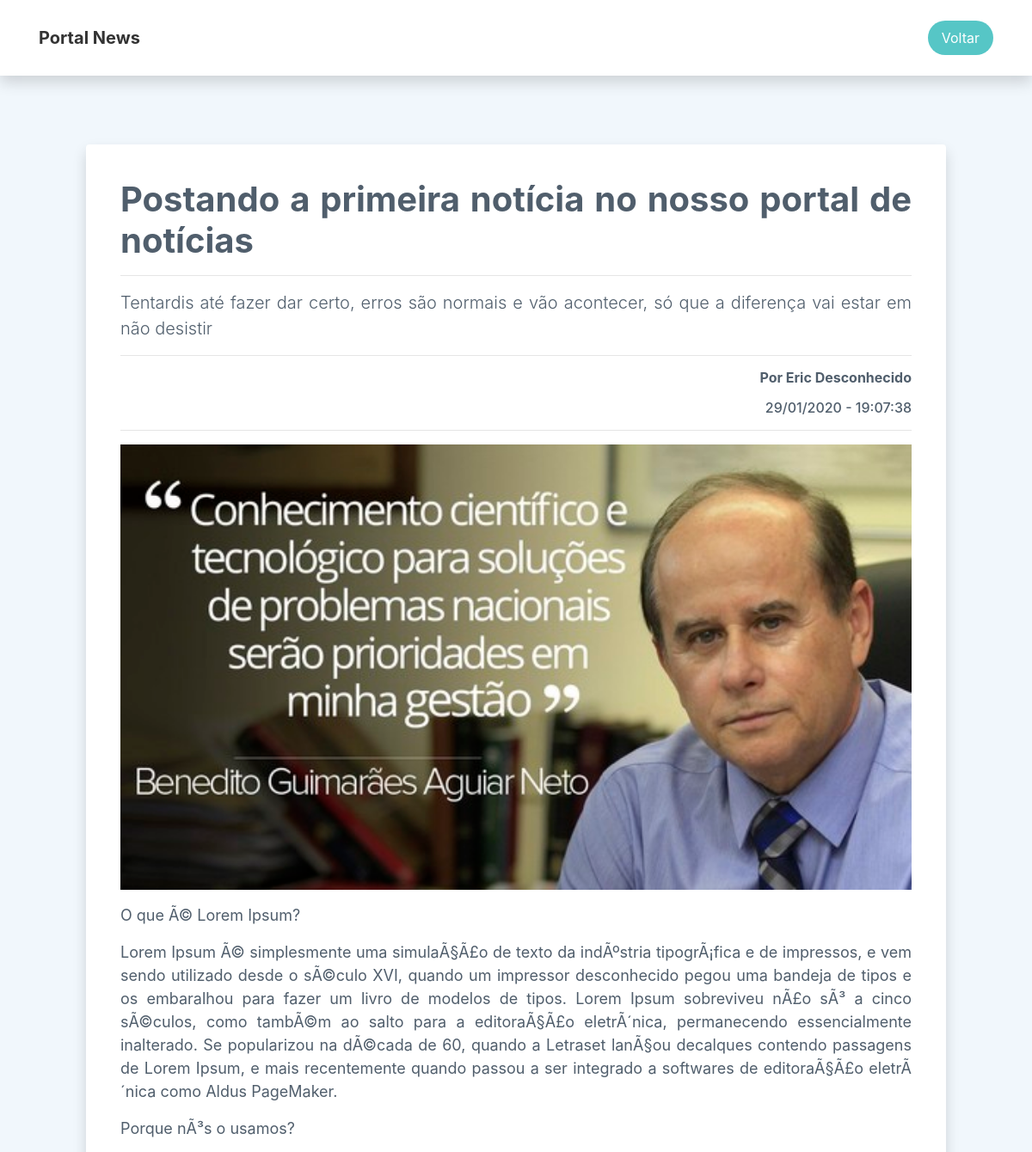
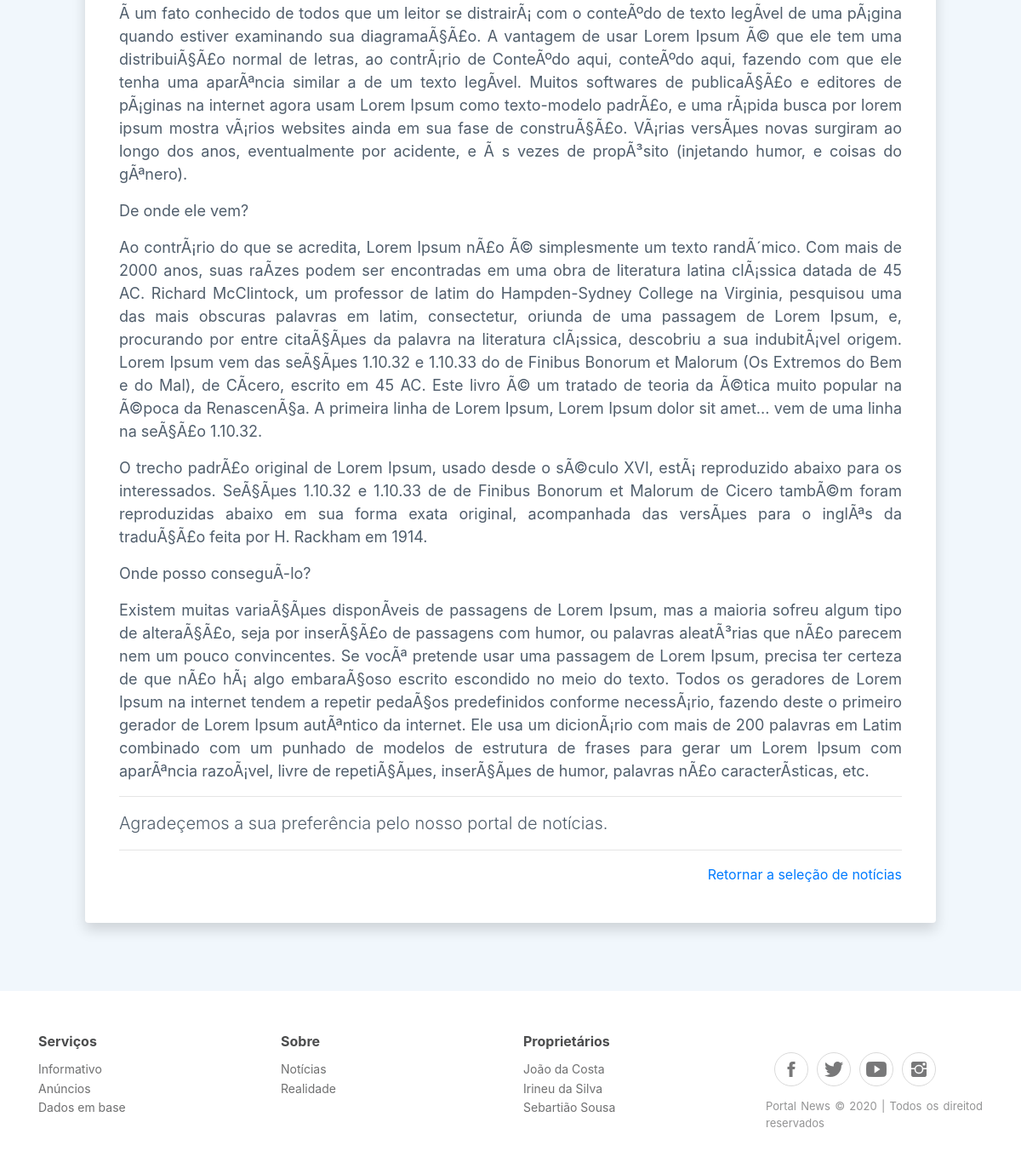
Page /noticia.php?id=10 on the committed database (2 pictures, top to bottom).
### tables this page shows
CREATE TABLE `noticia` (
  `id` int(8) NOT NULL,
  `resumo_titulo` varchar(250) DEFAULT NULL,
  `resumo_noticia` varchar(500) DEFAULT NULL,
  `titulo_noticia` varchar(500) DEFAULT NULL,
  `noticia_citacao` varchar(1000) DEFAULT NULL,
  `noticia_data_postagem` date DEFAULT NULL,
  `noticia_hora_postagem` time DEFAULT NULL,
  `noticia_autor` varchar(100) DEFAULT NULL,
  `noticia_imagem` varchar(200) DEFAULT NULL,
  `noticia_texto` longtext NOT NULL
);

### noticia.php (the view, shortened to what this page needs)
<!DOCTYPE html>
<html>
    <head>
        <link rel="stylesheet" href="assets/bootstrap/css/bootstrap.min.css">
        <link rel="stylesheet" href="assets/fonts/font-awesome.min.css">
        <link rel="stylesheet" href="assets/fonts/ionicons.min.css">
        <link rel="stylesheet" href="assets/css/Contact-Form-Clean-1.css">
        <link rel="stylesheet" href="assets/css/Contact-Form-Clean.css">
        <link rel="stylesheet" href="assets/css/Features-Boxed-1.css">
        <link rel="stylesheet" href="assets/css/Features-Boxed.css">
        <link rel="stylesheet" href="assets/css/Footer-Clean.css">
        <link rel="stylesheet" href="assets/css/Login-Form-Clean-1.css">
        <link rel="stylesheet" href="assets/css/Login-Form-Clean.css">
        <link rel="stylesheet" href="assets/css/Pretty-Registration-Form.css">
        <link rel="stylesheet" href="assets/css/Navigation-with-Button.css">
        <link rel="stylesheet" href="assets/css/Navigation-with-Search.css">
        <link rel="stylesheet" href="assets/css/styles.css">
    </head>
    <body>
        <div>
            <nav class="navbar navbar-light navbar-expand-md shadow navigation-clean-button">
                <div class="container"><a class="navbar-brand" href="index.php">Portal News</a>
                    <div class="collapse navbar-collapse"
                        id="navcol-1">
                        <span class="navbar-text actions"> <a class="btn btn-light action-button" role="button" href="index.php">Voltar</a></span></div>
                </div>
            </nav>
        </div>
        <div class="shadow contact-clean">
            <?php
                include 'assets/php/conexao.php';
                $id_consulta = $_GET['id'];
                $sql = "SELECT * FROM noticia WHERE id = $id_consulta";
                $sql_exec = $mysqli -> query($sql) or die($mysqli -> error);
                $dados = $sql_exec -> fetch_assoc();
            ?>
            <form class="shadow" method="post">
                <h1 class="text-justify"><strong><?php echo $dados['titulo_noticia']; ?></strong><br></h1>
                <hr>
                <div class="form-group">
                    <p class="lead text-justify"><?php echo $dados['noticia_citacao']; ?><br></p>
                </div>
                <hr>
                <div class="form-group">
                    <h6 class="text-right"><strong>Por <?php echo $dados['noticia_autor']; ?></strong><br></h6>
                </div>
                <div class="form-group">
                    <h6 class="text-right"><?php echo date("d/m/Y", strtotime($dados['noticia_data_postagem'])); ?> - <?php echo $dados['noticia_hora_postagem']; ?><br></h6>
                </div>
                <hr>
                <div class="form-group"><img class="img-noticia" src="assets/imagens_noticia/<?php echo $dados['noticia_imagem']; ?>" style="width: 920px;"></div>
                <?php
                    $noticia = $dados['noticia_texto'];
                    $paragrafos = explode('@', $noticia);
                    foreach($paragrafos as $texto){
                ?>
                <div class="form-group text-justify">
                    <p class="texto"><?php echo $texto; ?><br></p>
                </div>
                <?php
                    }
                ?>
                <hr>
                <div class="form-group">
                    <p class="lead">Agradeçemos a sua preferência pelo nosso portal de notícias.</p>
                </div>
                <hr>
                <div class="form-group text-right"><a href="index.php">Retornar a seleção de notícias</a></div>
            </form>
        </div>
        <div class="footer-clean">
            <footer>
                <div class="container">
                    <div class="row justify-content-center">
                        <div class="col-sm-4 col-md-3 text-justify item">
                            <h3>Serviços</h3>
                            <ul>
                                <li><a href="#">Informativo</a></li>
                                <li><a href="#">Anúncios</a></li>
                                <li><a href="#">Dados em base</a></li>
                            </ul>
                        </div>
                        <div class="col-sm-4 col-md-3 text-justify item">
                            <h3>Sobre</h3>
                            <ul>
                                <li><a href="#">Notícias</a></li>
                                <li><a href="#">Realidade</a></li>
                            </ul>
                        </div>
                        <div class="col-sm-4 col-md-3 text-justify item">
                            <h3>Proprietários</h3>
                            <ul>
                                <li><a href="#">João da Costa</a></li>
                                <li><a href="#">Irineu da Silva</a></li>
                                <li><a href="#">Sebartião Sousa</a></li>
                            </ul>
                        </div>
                        <div class="col-lg-3 text-justify item social"><a href="#"><i class="icon ion-social-facebook"></i></a><a href="#"><i class="icon ion-social-twitter"></i></a><a href="#"><i class="icon ion-social-youtube"></i></a><a href="#"><i class="icon ion-social-instagram"></i></a>
                            <p class="text-justify copyright">Portal News © 2020 | Todos os direitod reservados</p>
                        </div>
                    </div>
                </div>
            </footer>
        </div>
    </body>
</html>

### assets/css/Contact-Form-Clean-1.css (style rules this page uses)
.contact-clean { background: #f1f7fc; padding: 80px 0; }
.contact-clean form { max-width: 480px; width: 90%; margin: 0 auto; background-color: #ffffff; padding: 40px; border-radius: 4px; color: #505e6c; box-shadow: 1px 1px 5px rgba(0,0,0,0.1); }
.contact-clean .form-group:last-child { margin-bottom: 5px; }

### assets/css/Contact-Form-Clean.css (style rules this page uses)
.contact-clean { background: #f1f7fc; padding: 80px 0; }
.contact-clean form { max-width: 1000px; width: 90%; margin: 0 auto; background-color: #ffffff; padding: 40px; border-radius: 4px; color: #505e6c; box-shadow: 1px 1px 5px rgba(0,0,0,0.1); }
.contact-clean .form-group:last-child { margin-bottom: 5px; }
.img-noticia { width: 100% !important; }
.texto { font-size: 18px !important; }

### assets/css/Footer-Clean.css (style rules this page uses)
.footer-clean { padding: 50px 0; background-color: #fff; color: #4b4c4d; }
.footer-clean h3 { margin-top: 0; margin-bottom: 12px; font-weight: bold; font-size: 16px; }
.footer-clean ul { padding: 0; list-style: none; line-height: 1.6; font-size: 14px; margin-bottom: 0; }
.footer-clean ul a { color: inherit; text-decoration: none; opacity: 0.8; }
.footer-clean .item.social { text-align: right; }
.footer-clean .item.social > a { font-size: 24px; width: 40px; height: 40px; line-height: 40px; display: inline-block; text-align: center; border-radius: 50%; border: 1px solid #ccc; margin-left: 10px; margin-top: 22px; color: inherit; opacity: 0.75; }
.footer-clean .copyright { margin-top: 14px; margin-bottom: 0; font-size: 13px; opacity: 0.6; }

### assets/css/Navigation-with-Button.css (style rules this page uses)
.navigation-clean-button { background: #fff; padding-top: .75rem; padding-bottom: .75rem; color: #333; border-radius: 0; box-shadow: none; border: none; margin-bottom: 0; }
@media (min-width:768px) { .navigation-clean-button { padding-top: 1rem; padding-bottom: 1rem; } }
.navigation-clean-button .navbar-brand { font-weight: bold; color: inherit; }
.navigation-clean-button .navbar-collapse, .navigation-clean-button .form-inline { border-top-color: #ddd; }
.navigation-clean-button .navbar-text .action-button, .navigation-clean-button .navbar-text .action-button:active, .navigation-clean-button .navbar-text .action-button:hover { background: #56c6c6; border-radius: 20px; font-size: inherit; color: #fff; box-shadow: none; border: none; text-shadow: none; padding: .5rem 1rem; transition: background-color 0.25s; font-size: inherit; }

### rows in the picture
noticia: titulo_noticia "Postando a primeira notícia no nosso portal de notícias", noticia_citacao "Tentardis até fazer dar certo, erros são normais e vão acontecer, só que a diferença vai estar em não desistir", noticia_autor "Eric Desconhecido", noticia_data_postagem "29/01/2020", noticia_hora_postagem "19:07:38", noticia_imagem (picture), noticia_texto "O que Ã© Lorem Ipsum?", noticia_texto "Lorem Ipsum Ã© simplesmente uma simulaÃ§Ã£o de texto da indÃºstria tipogrÃ¡fica e de impressos, e vem sendo utilizado desde o sÃ©culo XVI, quando um impressor desconhecido pegou uma bandeja de tipos e os embaralhou para fazer um livro de modelos de tipos. Lorem Ipsum sobreviveu nÃ£o sÃ³ a cinco sÃ©culos, como tambÃ©m ao salto para a editoraÃ§Ã£o eletrÃ´nica, permanecendo essencialmente inalterado. Se popularizou na dÃ©cada de 60, quando a Letraset lanÃ§ou decalques contendo passagens de Lorem Ipsum, e mais recentemente quando passou a ser integrado a softwares de editoraÃ§Ã£o eletrÃ´nica como Aldus PageMaker.", noticia_texto "Porque nÃ³s o usamos?", noticia_texto "Ã um fato conhecido de todos que um leitor se distrairÃ¡ com o conteÃºdo de texto legÃ­vel de uma pÃ¡gina quando estiver examinando sua diagramaÃ§Ã£o. A vantagem de usar Lorem Ipsum Ã© que ele tem uma distribuiÃ§Ã£o normal de letras, ao contrÃ¡rio de ConteÃºdo aqui, conteÃºdo aqui, fazendo com que ele tenha uma aparÃªncia similar a de um texto legÃ­vel. Muitos softwares de publicaÃ§Ã£o e editores de pÃ¡ginas na internet agora usam Lorem Ipsum como texto-modelo padrÃ£o, e uma rÃ¡pida busca por lorem ipsum mostra vÃ¡rios websites ainda em sua fase de construÃ§Ã£o. VÃ¡rias versÃµes novas surgiram ao longo dos anos, eventualmente por acidente, e Ã s vezes de propÃ³sito (injetando humor, e…", noticia_texto "De onde ele vem?", noticia_texto "Ao contrÃ¡rio do que se acredita, Lorem Ipsum nÃ£o Ã© simplesmente um texto randÃ´mico. Com mais de 2000 anos, suas raÃ­zes podem ser encontradas em uma obra de literatura latina clÃ¡ssica datada de 45 AC. Richard McClintock, um professor de latim do Hampden-Sydney College na Virginia, pesquisou uma das mais obscuras palavras em latim, consectetur, oriunda de uma passagem de Lorem Ipsum, e, procurando por entre citaÃ§Ãµes da palavra na literatura clÃ¡ssica, descobriu a sua indubitÃ¡vel origem. Lorem Ipsum vem das seÃ§Ãµes 1.10.32 e 1.10.33 do de Finibus Bonorum et Malorum (Os Extremos do Bem e do Mal), de CÃ­cero, escrito em 45 AC. Este livro Ã© um tratado de teoria da Ã©tica muito popular…", noticia_texto "O trecho padrÃ£o original de Lorem Ipsum, usado desde o sÃ©culo XVI, estÃ¡ reproduzido abaixo para os interessados. SeÃ§Ãµes 1.10.32 e 1.10.33 de de Finibus Bonorum et Malorum de Cicero tambÃ©m foram reproduzidas abaixo em sua forma exata original, acompanhada das versÃµes para o inglÃªs da traduÃ§Ã£o feita por H. Rackham em 1914.", noticia_texto "Onde posso conseguÃ­-lo?", noticia_texto "Existem muitas variaÃ§Ãµes disponÃ­veis de passagens de Lorem Ipsum, mas a maioria sofreu algum tipo de alteraÃ§Ã£o, seja por inserÃ§Ã£o de passagens com humor, ou palavras aleatÃ³rias que nÃ£o parecem nem um pouco convincentes. Se vocÃª pretende usar uma passagem de Lorem Ipsum, precisa ter certeza de que nÃ£o hÃ¡ algo embaraÃ§oso escrito escondido no meio do texto. Todos os geradores de Lorem Ipsum na internet tendem a repetir pedaÃ§os predefinidos conforme necessÃ¡rio, fazendo deste o primeiro gerador de Lorem Ipsum autÃªntico da internet. Ele usa um dicionÃ¡rio com mais de 200 palavras em Latim combinado com um punhado de modelos de estrutura de frases para gerar um Lorem Ipsum com…"
